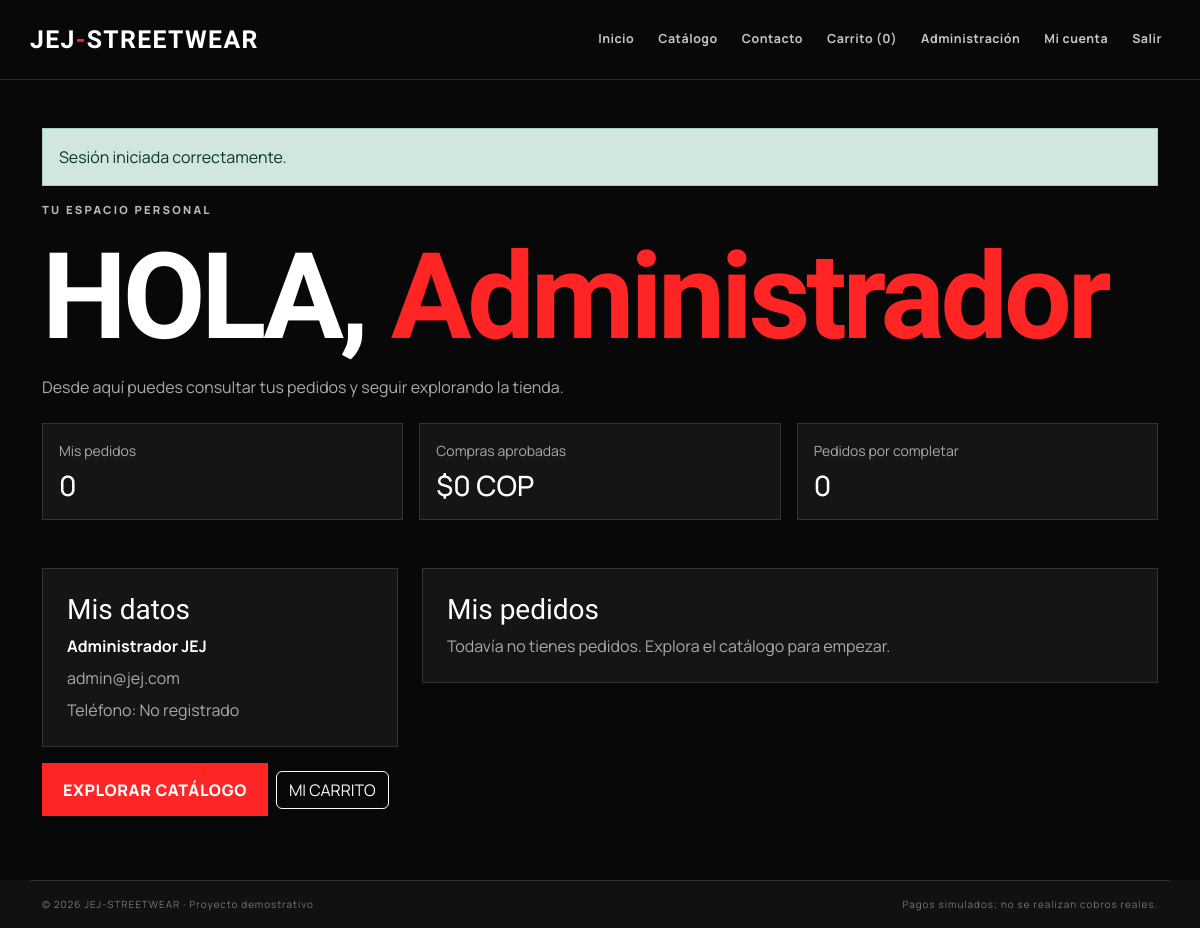
/auth/cuenta.php (signed in), run on the app's committed database.
### tables this page shows
CREATE TABLE IF NOT EXISTS usuarios (
  id BIGINT UNSIGNED AUTO_INCREMENT PRIMARY KEY,
  nombre VARCHAR(120) NOT NULL,
  correo VARCHAR(190) NOT NULL UNIQUE,
  telefono VARCHAR(30) NULL,
  password_hash VARCHAR(255) NOT NULL,
  rol ENUM('cliente','admin') NOT NULL DEFAULT 'cliente',
  creado_en TIMESTAMP NOT NULL DEFAULT CURRENT_TIMESTAMP
);

### includes/funciones.php (called while the page is built, shortened)
<?php
function app_url(string $path = ''): string
{
    $script = str_replace('\\', '/', $_SERVER['SCRIPT_NAME'] ?? '/index.html');
    $separator = strrpos($script, '/');
    $base = $separator === false ? '' : substr($script, 0, $separator);
    $lastSeparator = strrpos($base, '/');
    $directoryName = $lastSeparator === false ? $base : substr($base, $lastSeparator + 1);
    if (in_array($directoryName, ['auth', 'admin', 'pages'], true)) {
        $base = $lastSeparator === false ? '' : substr($base, 0, $lastSeparator);
    }
    $base = rtrim($base, '/');
    $path = ltrim($path, '/');
    $queryPosition = strpos($path, '?');
    $route = $queryPosition === false ? $path : substr($path, 0, $queryPosition);
    $query = $queryPosition === false ? '' : substr($path, $queryPosition);
    $publicPages = [
        'catalogo.php',
        'carrito.php',
        'checkout.php',
        'contacto.php',
        'detalle_producto.php',
        'resultado_pago.php',
    ];
    if (in_array($route, $publicPages, true)) {
        $path = 'pages/' . $route . $query;
    }
    return $base . ($path === '' ? '' : '/' . $path);
}
function e(mixed $value): string
{
    return htmlspecialchars(is_scalar($value) ? (string) $value : '', ENT_QUOTES | ENT_SUBSTITUTE, 'UTF-8');
}
function money(int|float|string $amount): string
{
    return '$' . number_format((float) $amount, 0, ',', '.') . ' COP';
}

### auth/cuenta.php (the view, shortened to what this page needs)
<?php
require_once __DIR__ . '/../config/db.php';
$userId = (int) $_SESSION['user']['id'];
$stmt = $mysqli->prepare('SELECT nombre,correo,telefono,creado_en FROM usuarios WHERE id=?');
$stmt->bind_param('i', $userId);
$stmt->execute();
$account = $stmt->get_result()->fetch_assoc();
$stmt = $mysqli->prepare('SELECT id,total,estado,creado_en FROM pedidos WHERE usuario_id=? ORDER BY creado_en DESC LIMIT 50');
$stmt->bind_param('i', $userId);
$stmt->execute();
$orders = $stmt->get_result()->fetch_all(MYSQLI_ASSOC);
$stmt = $mysqli->prepare("SELECT COUNT(*) pedidos, COALESCE(SUM(CASE WHEN estado IN ('pagado','preparando','enviado') THEN total ELSE 0 END), 0) compras, COALESCE(SUM(CASE WHEN estado IN ('pendiente','pagado','preparando','enviado') THEN 1 ELSE 0 END), 0) activos FROM pedidos WHERE usuario_id=?");
$stmt->bind_param('i', $userId);
$stmt->execute();
$accountStats = $stmt->get_result()->fetch_assoc();
require __DIR__ . '/../includes/header.php';
?>
<p class="eyebrow">TU ESPACIO PERSONAL</p><h1>HOLA, <span class="text-red"><?= e(explode(' ', trim($account['nombre']))[0]) ?></span></h1>
<p class="muted mb-4">Desde aquí puedes consultar tus pedidos y seguir explorando la tienda.</p>
<div class="row g-3 mb-4">
  <div class="col-sm-4"><div class="card app-card p-3 h-100"><span class="muted small">Mis pedidos</span><strong class="h3 mb-0 mt-2"><?= (int) $accountStats['pedidos'] ?></strong></div></div>
  <div class="col-sm-4"><div class="card app-card p-3 h-100"><span class="muted small">Compras aprobadas</span><strong class="h3 mb-0 mt-2"><?= money($accountStats['compras']) ?></strong></div></div>
  <div class="col-sm-4"><div class="card app-card p-3 h-100"><span class="muted small">Pedidos por completar</span><strong class="h3 mb-0 mt-2"><?= (int) $accountStats['activos'] ?></strong></div></div>
</div>
<div class="row g-4 mt-2">
  <div class="col-lg-4"><section class="card app-card p-4"><h2 class="h3">Mis datos</h2><p class="mb-2"><strong><?= e($account['nombre']) ?></strong></p><p class="muted mb-2"><?= e($account['correo']) ?></p><p class="muted mb-0">Teléfono: <?= e($account['telefono'] ?: 'No registrado') ?></p></section><a class="btn btn-red mt-3 me-2" href="<?= e(app_url('catalogo.php')) ?>">EXPLORAR CATÁLOGO</a><a class="btn btn-outline-light mt-3" href="<?= e(app_url('carrito.php')) ?>">MI CARRITO</a></div>
  <div class="col-lg-8"><section class="card app-card p-4"><h2 class="h3">Mis pedidos</h2>
    <?php if (!$orders): ?><p class="muted mb-0">Todavía no tienes pedidos. Explora el catálogo para empezar.</p>
    <?php endif; ?>
  </section></div>
</div>
<?php require __DIR__ . '/../includes/footer.php'; ?>

### assets/css/style.css (style rules this page uses)
:root { --red:#ff2525;--black:#080808;--panel:#151515;--gray:#a8a8a8;--white:#fff;--line:rgba(255,255,255,.12) }
* { box-sizing:border-box }
html { scroll-behavior:smooth }
body { background:var(--black);color:var(--white);font-family:Manrope,Arial,sans-serif }
a { color:inherit;text-decoration:none }
.btn-red { background:var(--red);border:1px solid var(--red);border-radius:0;color:#fff;font-weight:800;letter-spacing:.04em;padding:.85rem 1.25rem;transition:transform .2s,background .2s }
.eyebrow { font-size:.7rem;letter-spacing:.2em;font-weight:800;color:#bbb }
h1,h2,h3,.category-title,.hero-number { font-family:"Barlow Condensed",Impact,sans-serif;font-weight:900;line-height:.9 }
h1 { font-size:clamp(5rem,10vw,9rem);letter-spacing:-.035em;margin:1.5rem 0 }
h1 span,h2 span { color:var(--red) }
.text-red { color:var(--red) }
.app-card { background:var(--panel);border:1px solid #333;border-radius:0;color:var(--white) }
.muted { color:#aaa }

### data on the page
usuarios: nombre "Administrador", nombre "Administrador JEJ", correo "admin@jej.com", telefono "No registrado"

### other printed values
cart_count() "0"
$flashMessage['message'] "Sesión iniciada correctamente."
$accountStats['pedidos'] "0"
money($accountStats['compras']) "$0 COP"
$accountStats['activos'] "0"
